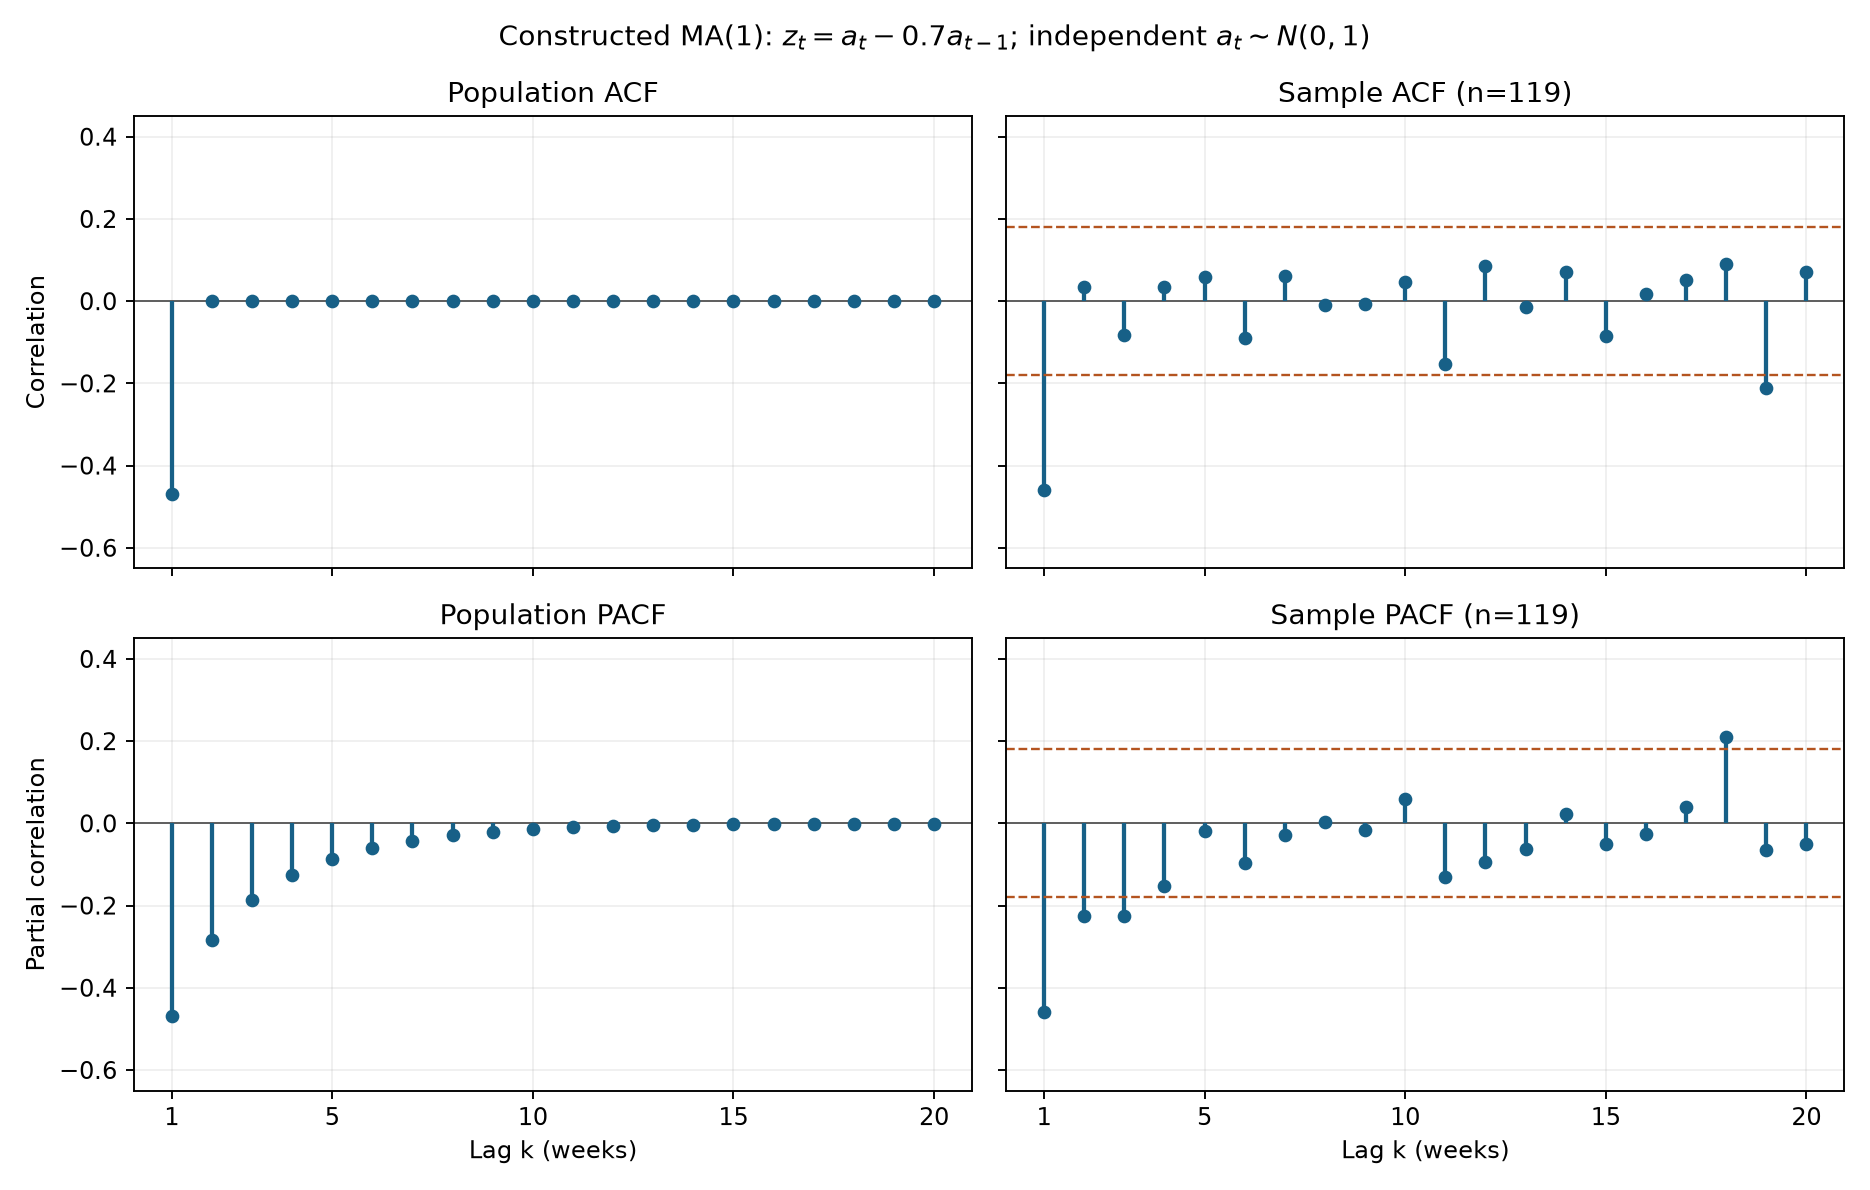

The Python source for this figure:
"""Population and finite-sample correlations for an illustrative MA(1)."""
import json
from pathlib import Path

import matplotlib
matplotlib.use("Agg")
import matplotlib.pyplot as plt
import numpy as np
from statsmodels.tsa.stattools import acf, pacf, levinson_durbin


def main():
    root = Path(__file__).resolve().parent
    theta, seed, n, burn, nlags = 0.7, 20261119, 119, 2000, 20
    rng = np.random.default_rng(seed)
    innovations = rng.normal(size=burn + n + 1)
    full = innovations[1:] - theta * innovations[:-1]
    z = full[burn:]
    population_acf = np.zeros(nlags + 1)
    population_acf[0] = 1
    population_acf[1] = -theta / (1 + theta**2)
    population_pacf = levinson_durbin(population_acf, nlags=nlags, isacov=True)[2]
    sample_acf = acf(z, nlags=nlags, fft=False, adjusted=False)
    sample_pacf = pacf(z, nlags=nlags, method="ywm")
    band = 1.96 / np.sqrt(n)
    fig, axes = plt.subplots(2, 2, figsize=(11, 7), sharex=True, sharey=True)
    lag = np.arange(1, nlags + 1)
    curves = [population_acf, sample_acf, population_pacf, sample_pacf]
    titles = ["Population ACF", f"Sample ACF (n={n})", "Population PACF", f"Sample PACF (n={n})"]
    for ax, values, title in zip(axes.flat, curves, titles):
        ax.axhline(0, color="0.35", linewidth=0.8)
        ax.vlines(lag, 0, values[1:], color="#176087", linewidth=1.8)
        ax.scatter(lag, values[1:], color="#176087", s=23, zorder=3)
        ax.set(title=title, xticks=[1, 5, 10, 15, 20], ylim=(-0.65, 0.45))
        ax.grid(alpha=0.2)
    for ax in axes[:, 1]:
        ax.axhline(band, color="#b45420", linestyle="--", linewidth=1)
        ax.axhline(-band, color="#b45420", linestyle="--", linewidth=1)
    for ax in axes[1, :]:
        ax.set_xlabel("Lag k (weeks)")
    axes[0, 0].set_ylabel("Correlation")
    axes[1, 0].set_ylabel("Partial correlation")
    fig.suptitle(r"Constructed MA(1): $z_t=a_t-0.7a_{t-1}$; independent $a_t\sim N(0,1)$")
    fig.tight_layout()
    fig.savefig(root / "turn04_ma1_correlations.png", dpi=170)
    plt.close(fig)
    result = {
        "description": "Illustrative simulated MA(1), not the paper-towel data",
        "fixed_theta_1": theta, "innovation_variance": 1,
        "seed": seed, "burn_in": burn, "sample_size": n,
        "population_acf": population_acf.tolist(),
        "population_pacf": population_pacf.tolist(),
        "sample_acf": sample_acf.tolist(), "sample_pacf": sample_pacf.tolist(),
        "sample_pacf_method": "Yule-Walker, unadjusted autocovariances (ywm)",
        "reference_band": band,
        "reference_band_caveat": "pointwise approximate white-noise reference, not simultaneous or exact MA(1) bands",
        "simulated_working_series": z.tolist(),
    }
    (root / "turn04_ma1_correlations.json").write_text(json.dumps(result, indent=2) + "\n")
    print(json.dumps({"population_rho1": population_acf[1], "population_pacf_lags_1_to_5": population_pacf[1:6].tolist(), "reference_band": band}, indent=2))


if __name__ == "__main__":
    main()
